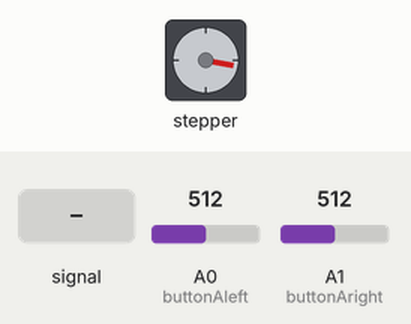
This sketch was run on a simulated Arduino Uno, built with avr-gcc and run on an emulated ATmega328P. Parts: stepper motor. Inputs (shaded band) come from the test bench; at power-on: A0 (buttonAleft) = 512, A1 (buttonAright) = 512. Stepper angles assume 2048 steps per turn.

Above: at 1.2 s.
1.3 s: A0 (buttonAleft) fed a 200 Hz sine of ±81 counts around its level
At 1.72 s:
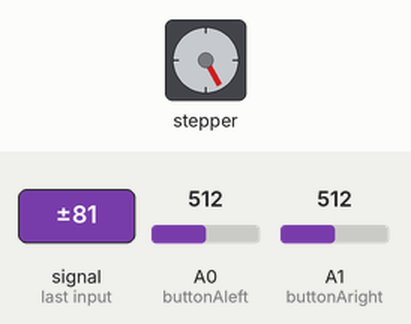
4.3 s: A0 (buttonAleft) set to 490
7.3 s: A1 (buttonAright) set to 492
At 7.3 s:
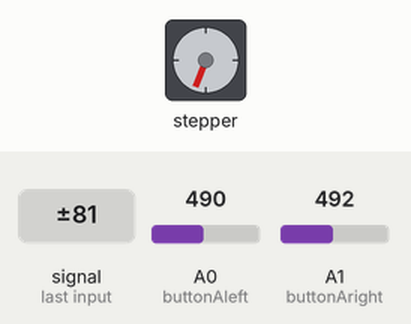
8.8 s: A1 (buttonAright) set to 510
At 9.25 s:
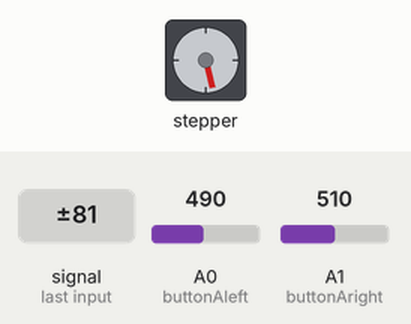
Timing chart, 0 to 12.8 s (numbered marks = the images above; inputs shaded):
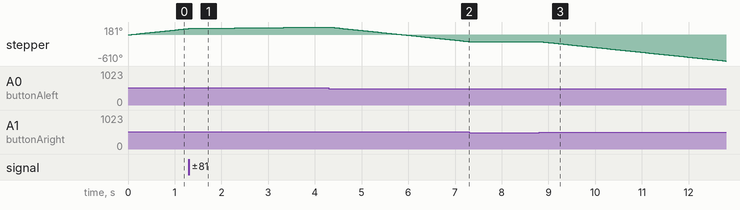

The sketch:

Final_Project_copy1_MotorAfunctioning.ino
```cpp
//Final Project: Fishing game

//Evan Corcoran


//Include AccelStepper library
#include <AccelStepper.h>

//Define Motors
AccelStepper MotorA(AccelStepper::FULL4WIRE, 2,3,4,5);      //Fishing line motor
AccelStepper MotorB(AccelStepper::FULL4WIRE, 6,7,8,9);      // Crane arm motor
AccelStepper MotorC(AccelStepper::FULL4WIRE, 10,11,12,13);  //Fish base

//Define Buttons
const int buttonAleft = A0;       //Fishing reel in
const int buttonAright = A1;      //Fishing reel out
const int buttonBleft = A2;       //Move arm left
const int buttonBright = A3;      //Move arm right
const int buttonC = A4;           //Move fishing base

//Button state
int lastAleftState = 0;
int lastArightState = 0;


void setup() {
  //Set speed and acceleration
  MotorA.setMaxSpeed(800);            //Optimum: 200-800, Min: 1-50, Max: 1000
  MotorA.setAcceleration(350);        //Optimum: 100-400, Min: 10-50, Max: 600
  MotorB.setMaxSpeed(800);            //""
  MotorB.setAcceleration(350);        //"
  MotorC.setMaxSpeed(800);            //""
  MotorC.setAcceleration(350);        //"

  //Set button I/O's
  pinMode(buttonAleft, INPUT);
  pinMode(buttonAright, INPUT);
  pinMode(buttonBleft, INPUT);
  pinMode(buttonBright, INPUT);
  pinMode(buttonC, INPUT);

  //Serial monitor setup
  Serial.begin(9600);

}

void loop() {

  // Read button states
  int buttonAleftState = analogRead(buttonAleft);
  int buttonArightState = analogRead(buttonAright);

  // Motor control logic
  if (buttonAleftState > 500) {
    MotorA.setSpeed(700);  // Reel in
    MotorA.runSpeed();
  } else if (buttonArightState > 500) {
    MotorA.setSpeed(-700); // Reel out
    MotorA.runSpeed();
  } else {
    MotorA.setSpeed(0);
    MotorA.runSpeed();
  }
}
```

Measured:
- the behaviour switches between 501 and 500 on A1 (buttonAright) (found by bisection; images 1 and 2)
- after the input at 7.3 s, stepper: stops changing and stays -159°
- after the input at 8.8 s, stepper: keeps turning counter-clockwise at about 113°/s, starting at once
